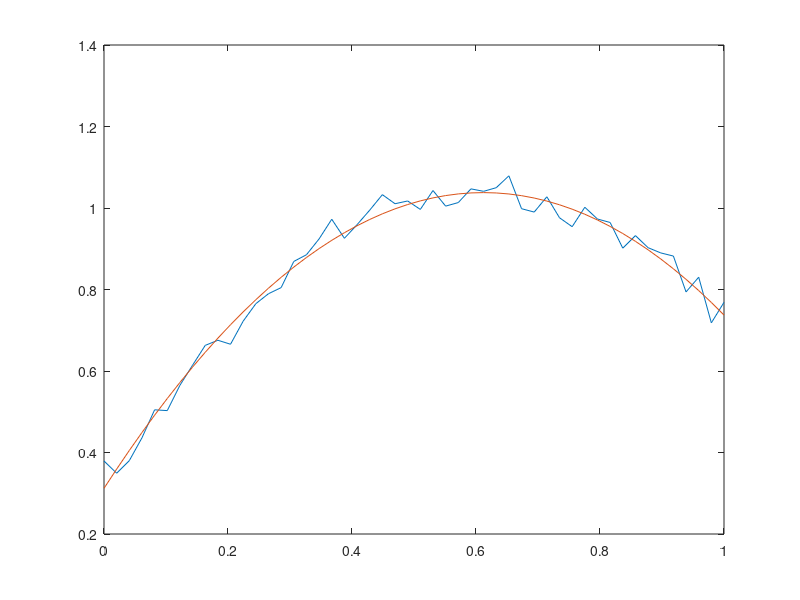

Reproduce this figure in MATLAB.
close all; clear all;

% TODO https://stats.stackexchange.com/questions/50447/perform-linear-regression-but-force-solution-to-go-through-some-particular-data
% https://stackoverflow.com/questions/15191088/how-to-do-a-polynomial-fit-with-fixed-points

t = linspace(0, 1, 50);
p = sin(pi/3*2*t+0.3) + rand(1, 50)*0.1;

T = [ones(1,50); t; t.^2; t.^3]';
c = (T'*T)^-1 * T' * p';
fit1=c(1) + c(2)*t + c(3)*t.^2 + c(4)*t.^3;



plot(t, p, t, fit1);

